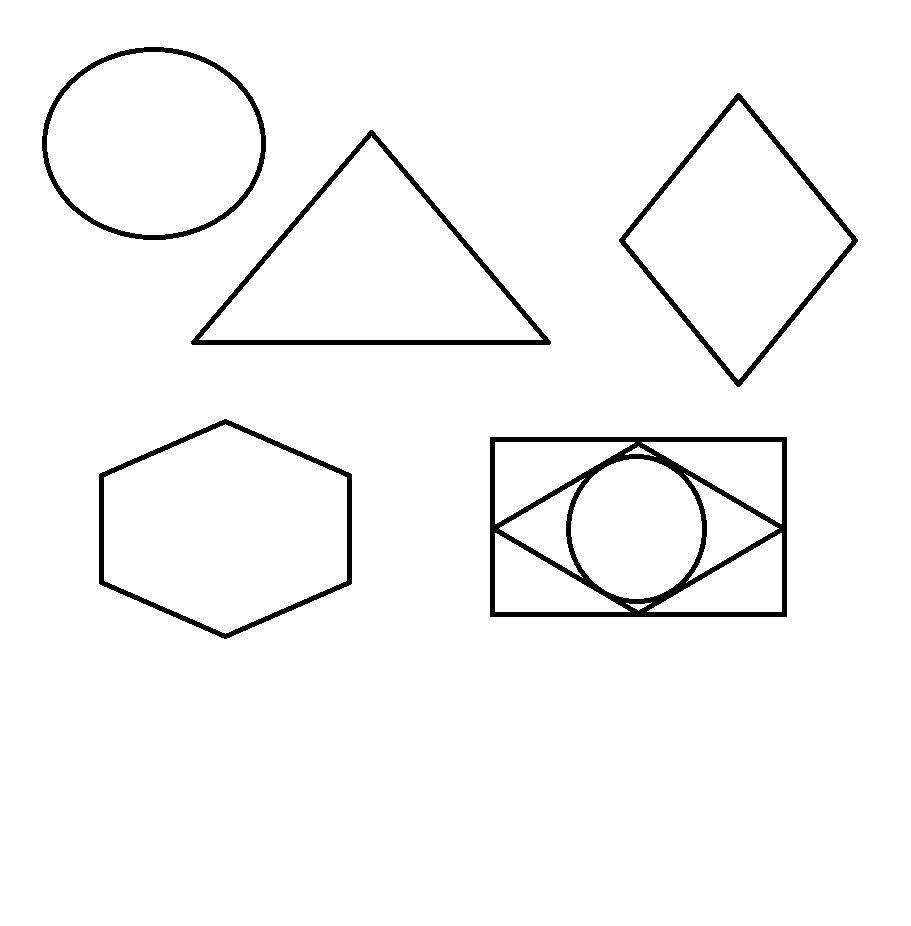
//> input picture AnalisedeImg/t2.jpg, 911 x 926 px
$ ./main   (built with g++ and OpenCV 4)
//> lines starting //> are read from the running program, lines starting //| are printed output that depends on the picture; after the words box and inside, x2 and y2 are one past the last pixel; in counts of white or black regions, pixels touching at a corner belong together
### AnalisedeImg/ShapeDetector.h
#pragma once
#ifndef SHAPEDETECTOR_H_
#define SHAPEDETECTOR_H_

#include <iostream>
#include <vector>
#include <string>

using namespace std;

#include "opencv2/core/core.hpp"
#include "opencv2/highgui/highgui.hpp"
#include "opencv2/imgproc/imgproc.hpp"
#include "opencv2/features2d/features2d.hpp"

using namespace cv;

class ShapeDetector
{
public:
	ShapeDetector();
	~ShapeDetector();
	void detect(const Mat &curve);
	string get_shape_type();

private:
	string m_shape;
};

#endif

### AnalisedeImg/ShaperDetector2.cpp
#include "ShapeDetector.h"
#include "opencv2/core.hpp"
#include "opencv2/imgproc.hpp"
#include "opencv2/imgcodecs.hpp"
#include "opencv2/highgui.hpp"

ShapeDetector::ShapeDetector()
{
}

ShapeDetector::~ShapeDetector()
{
}

void ShapeDetector::detect(const Mat &curve)
{
	string shape = "unidentified";
	double peri = arcLength(curve, true);
	Mat approx;
	approxPolyDP(curve, approx, 0.04 * peri, true); // 0.01~0.05
	const int num_of_vertices = approx.rows;

	// if the shape is a triangle, it will have 3 vertices
	if (num_of_vertices == 3)
	{
		shape = "triangle";
	}
	else if (num_of_vertices == 4)
	{// if the shape has 4 vertices, it is either a square or a rectangle
		// Compute the bounding box of the contour and
		// use the bounding box to compute the aspect ratio
		Rect rec = boundingRect(approx);
		double ar = 1.0 * rec.width / rec.height;

		// A square will have an aspect ratio that is approximately
		// equal to one, otherwise, the shape is a rectangle
		if (ar >= 0.95 && ar <= 1.05)
		{
			shape = "square";
		}
		else
		{
			shape = "rectangle";
		}
	}
	else if (num_of_vertices == 5)
	{// if the shape is a pentagon, it will have 5 vertices
		shape = "pentagon";
	}
	else
	{// otherwise, we assume the shape is a circle
		shape = "circle";
	}
	m_shape = shape;
}

string ShapeDetector::get_shape_type()
{
	return m_shape;
}

### AnalisedeImg/main.cpp
#include "ShapeDetector.h"
#include "opencv2/core.hpp"
#include "opencv2/imgproc.hpp"
#include "opencv2/imgcodecs.hpp"
#include "opencv2/highgui.hpp"

int main(int argc, char* argv[])
{
	const string imgpath = "t2.jpg";
	Mat image = imread(imgpath);
//> image is the input picture: 926 rows x 911 cols, CV_8UC3; 97% white; 5 black regions, box (x1, y1, x2, y2) and area: (490, 437, 787, 617) 9799, (191, 130, 551, 345) 4494, (619, 93, 858, 387) 3773, (99, 419, 352, 639) 3766, (42, 47, 266, 240) 3195
	if (image.empty())
	{
		return -1;
	}
	Mat gray;
	if (image.channels() == 3)
	{
		cvtColor(image, gray, COLOR_BGR2GRAY);
	}
	else
	{
		gray = image.clone();
	}

	Mat blurred, thresh;
	GaussianBlur(gray, blurred, Size(5, 5), 0.0);
	threshold(blurred, thresh, 60, 255, THRESH_BINARY);
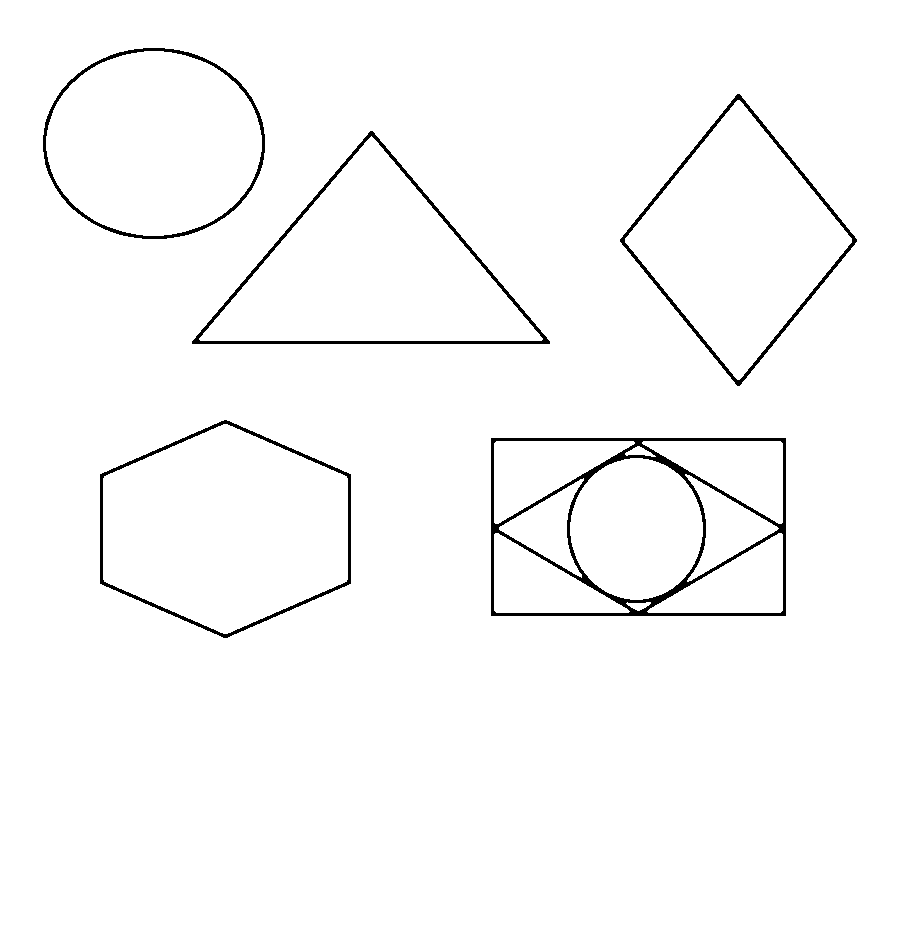
//> thresh: 926 rows x 911 cols, CV_8UC1; 98% white; 5 black regions

	vector< vector<Point> > contours;
	vector<Vec4i> hierarchy;
	findContours(thresh, contours, hierarchy, CV_RETR_TREE, CV_CHAIN_APPROX_SIMPLE);
//> contours = 19 contours; largest, box (x1, y1, x2, y2) and area: (0, 0, 911, 926) 841750, (490, 437, 787, 617) 52982, (99, 419, 352, 639) 41534, (191, 130, 551, 345) 39142, (103, 424, 348, 634) 38344

	ShapeDetector sd;
	vector<Point> c;
	for (size_t i = 0; i < contours.size(); i++)
	{
		c = contours[i];
		Rect crect = boundingRect(c);
		// compute the center of the contour, then detect the name of the
		// shape using only the contour
		Moments M = moments(c);
		int cX = static_cast<int>(M.m10 / M.m00);
		int cY = static_cast<int>(M.m01 / M.m00);
		sd.detect(Mat(c));
		string shape = sd.get_shape_type();
		drawContours(image, contours, i, Scalar(0, 255, 0), 2);
		Point pt(cX, cY);
		putText(image, shape, pt, FONT_HERSHEY_SIMPLEX, 0.5, Scalar(255, 255, 255), 2);
		imshow("Image", image);

	}
//> this loop made 19 passes
//> (crect, cX, cY, peri in detect, approx in detect) on passes 3, 4, 5, 9, 10, 11, 14, 15: (Rect(626, 602, 25, 9), 638, 605, 56.04, [[626, 603], [639, 610], [650, 602]]), (Rect(647, 533, 136, 80), 735, 585, 380, [[782, 534], [647, 611], [780, 612]]), (Rect(494, 533, 136, 80), 540, 585, 380, [[494, 534], [496, 612], [629, 611]]), (Rect(625, 446, 31, 11), 638, 451, 69.7, [[625, 453], [655, 456], [639, 446]]), (Rect(642, 441, 141, 83), 734, 469, 394.8, [[642, 442], [782, 522], [780, 441]]), (Rect(494, 441, 141, 83), 541, 469, 394.8, [[494, 522], [634, 442], [496, 441]]), (Rect(191, 130, 360, 215), 370, 272, 935.7, [[191, 341], [372, 130], [550, 343]]), (Rect(199, 136, 344, 205), 370, 271, 891.9, [[542, 338], [371, 136], [199, 339]])
//> (cX, cY, peri in detect, approx in detect, rec in detect, ar in detect) on passes 2, 6, 7, 16, 17: (638, 526, 947.7, [[490, 438], [785, 437], [786, 615], [491, 616]], Rect(490, 437, 297, 180), 1.65), (546, 527, 320.4, [[583, 478], [499, 527], [581, 577], [566, 520]], Rect(499, 478, 85, 100), 0.85), (726, 527, 351.9, [[685, 474], [706, 519], [687, 581], [778, 528]], Rect(685, 474, 94, 108), 0.87), (738, 239, 785.5, [[737, 93], [857, 239], [739, 386], [619, 241]], Rect(619, 93, 239, 294), 0.813), (738, 239, 747.6, [[737, 100], [625, 242], [739, 379], [851, 238]], Rect(625, 100, 227, 280), 0.811)
//> pass 1, `putText(image, shape, pt, FONT_HERSHEY_SIMPLEX, 0.5, Scalar(255, 255, ..`:
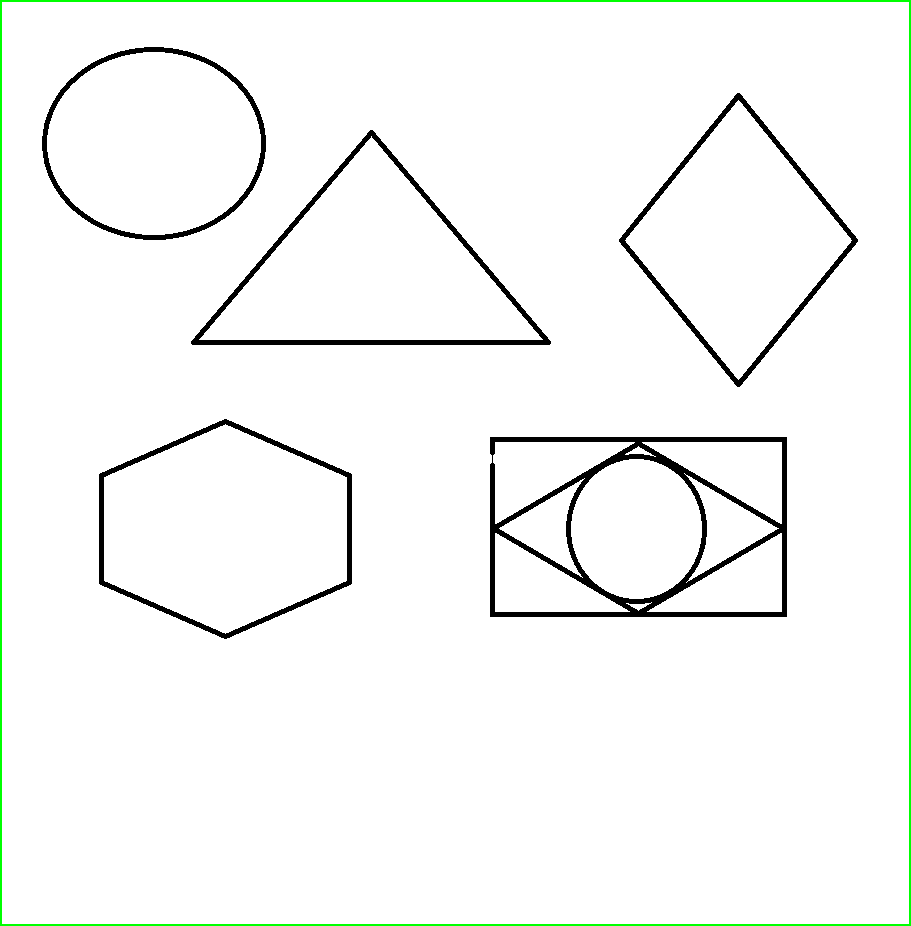
//> image: 926 rows x 911 cols, CV_8UC3; 0.87% of pixels changed, all inside (x1, y1, x2, y2) = (0, 0, 911, 926)
//> pass 2, `putText(image, shape, pt, FONT_HERSHEY_SIMPLEX, 0.5, Scalar(255, 255, ..`:
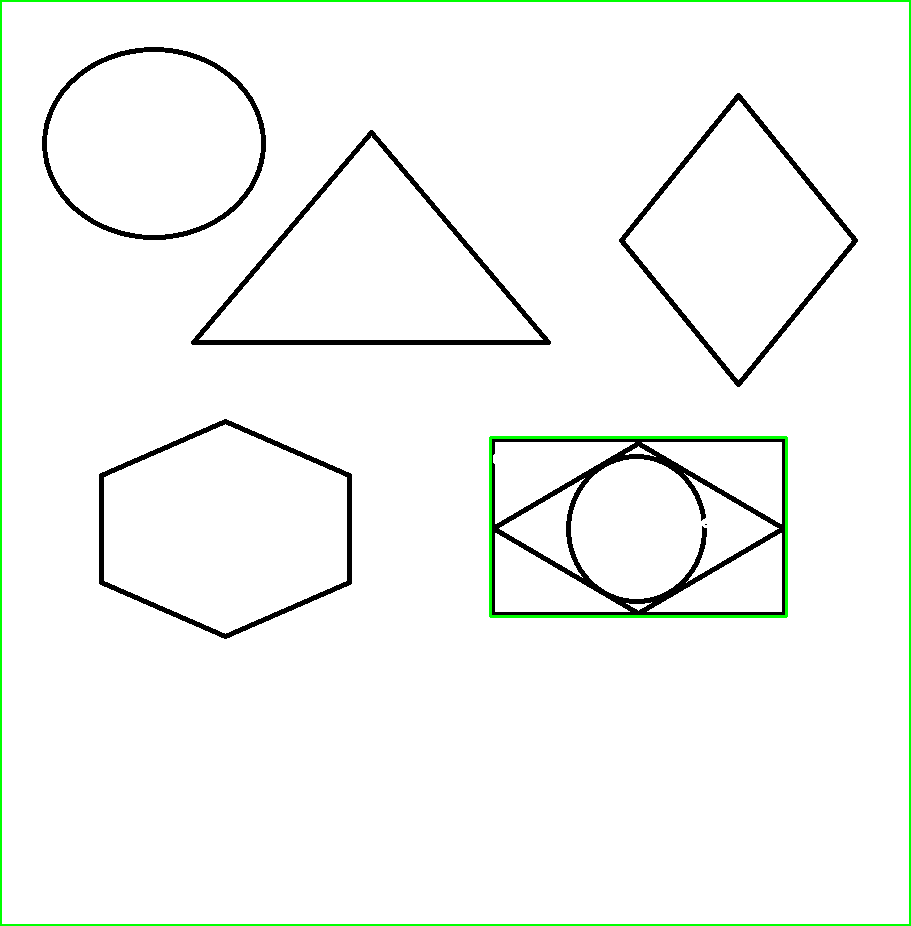
//> image: 926 rows x 911 cols, CV_8UC3; 0.34% of pixels changed, all inside (x1, y1, x2, y2) = (489, 436, 788, 618)
//> after the loop:
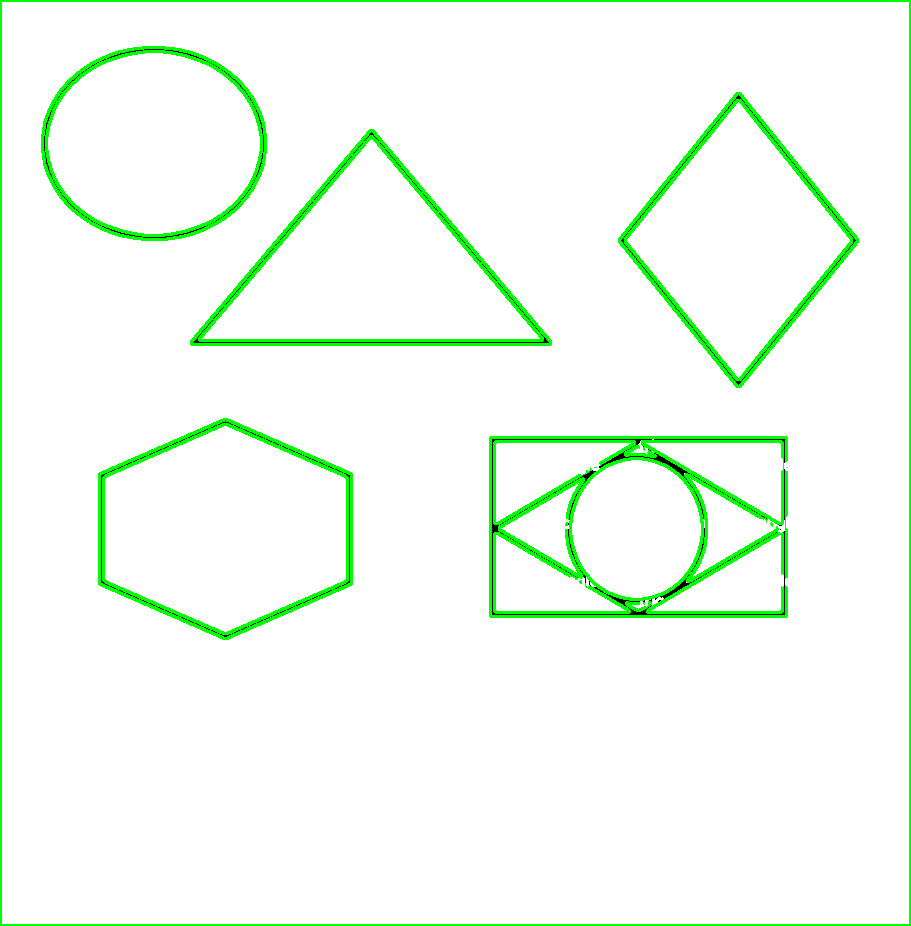
//> image: 926 rows x 911 cols, CV_8UC3; mean B, G, R 241.7, 253.7, 241.7
	waitKey(0);
	return 0;
}
